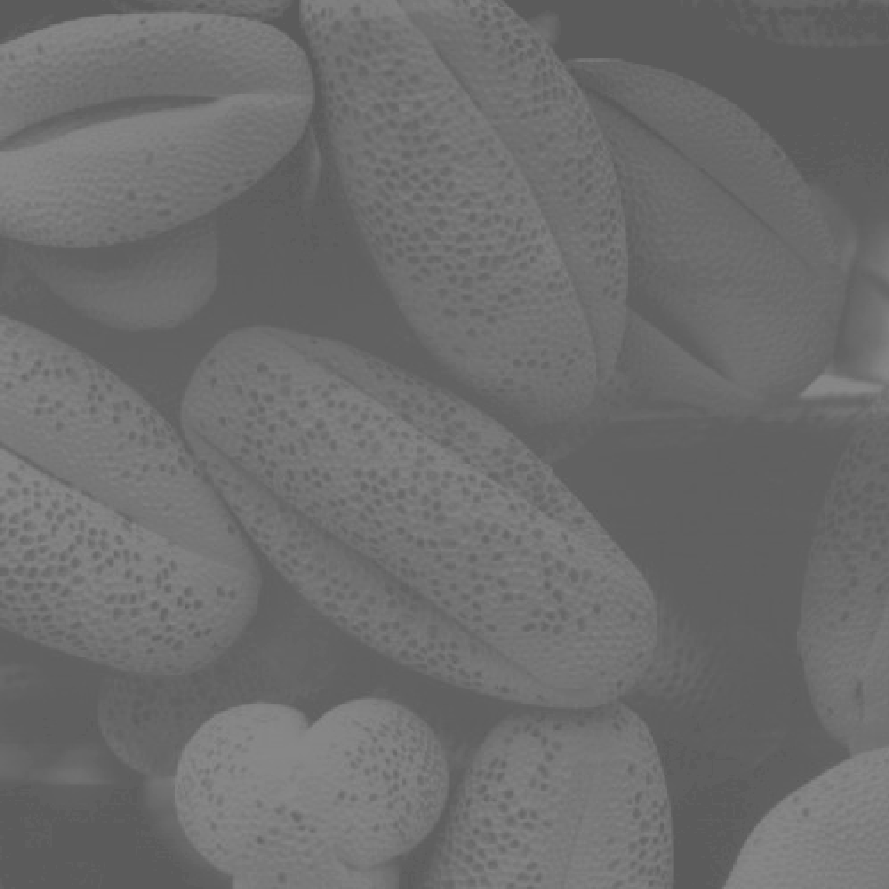
#> input picture original_image/Fig0310(b)(washed_out_pollen_image).tif, 889 x 889 px, found by its file name
$ jupyter execute test.ipynb   (shell and % lines are left out)
#> lines starting #> are read from the running program, lines starting #| are printed output that depends on the picture; after the words box and inside, x2 and y2 are one past the last pixel; in counts of white or black regions, pixels touching at a corner belong together
#> further down, original_image is the input picture: shape (889, 889); min 91, max 138, mean 109.1
[cell 1]
import numpy as np
import imageio.v2
import matplotlib.pyplot as plt

[cell 2]
def contrast_stretch(input_image):
    """
    对图像进行对比度拉伸。
    该函数将输入图像的灰度范围线性地拉伸到整个[0, 255]范围。
    这对应于书中图3.10(c)的操作，其中 (r₁, s₁) = (r_min, 0) 和 (r₂, s₂) = (r_max, L-1)。

    Args:
        input_image: 输入的灰度图像 (NumPy array)

    Returns:
        对比度拉伸后的图像 (uint8)
    """
    # 找到输入图像的最小和最大灰度级
    r_min = np.min(input_image)
#> r_min = 91
    r_max = np.max(input_image)
#> r_max = 138

    # 避免当图像所有像素值都相同时出现除以零的错误
    if r_max == r_min:
        return input_image.astype('uint8')

    # 应用对比度拉伸公式: s = (r - r_min) * (255 / (r_max - r_min))
    # 先将图像转为浮点数以保证计算精度
    input_image_float = input_image.astype(float)

    # 使用公式进行变换
    output_image = (input_image_float - r_min) * (255.0 / (r_max - r_min))
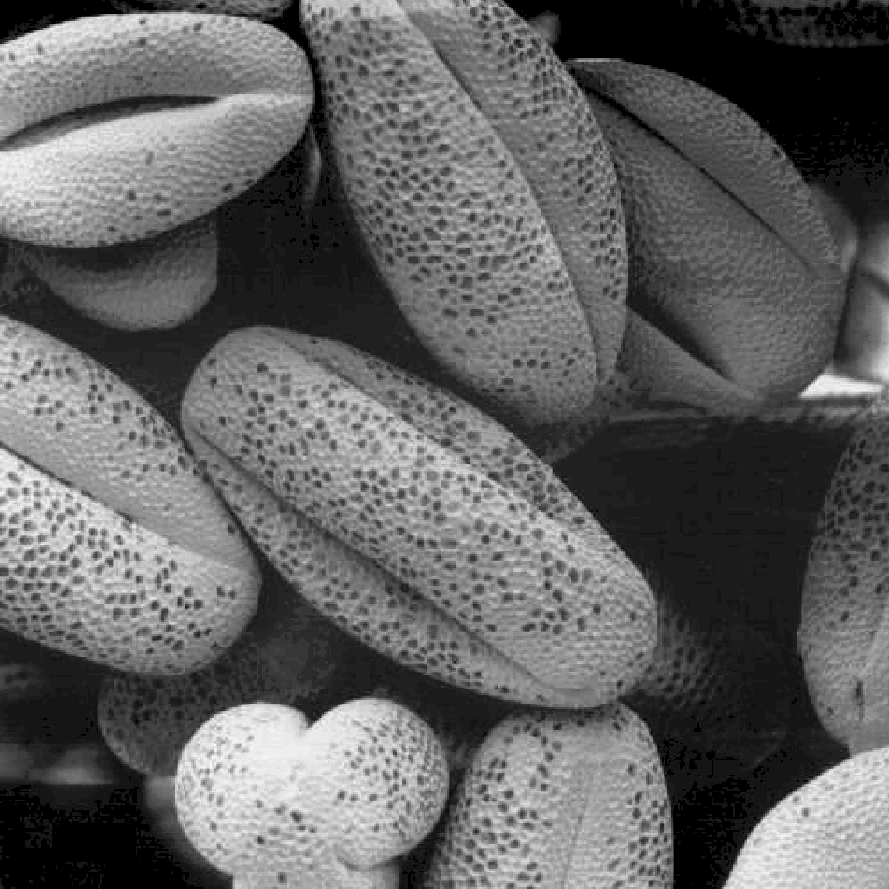
#> output_image: shape (889, 889) float64; min 0, max 255, mean 98.1

    # 将结果转换回8位无符号整数 (0-255)
    return output_image.astype('uint8')

def threshold_processing(input_image, threshold_value):
    """
    对图像进行灰度阈值处理。
    这对应于书中图3.10(d)的操作，其中 (r₁, s₁) = (m, 0) 和 (r₂, s₂) = (m, L-1)。

    Args:
        input_image: 输入的灰度图像 (NumPy array)
        threshold_value: 阈值 m

    Returns:
        阈值处理后的二值图像 (uint8)
    """
    # 创建一个与输入图像同样大小的全零(黑色)数组
    output_image = np.zeros_like(input_image)

    # 找到所有灰度值大于或等于阈值的像素，并将它们在新图像中的对应位置设为255(白色)
    output_image[input_image >= threshold_value] = 255

    return output_image.astype('uint8')

[cell 3]
# --- 主处理流程 ---

# 1. 读取图像
try:
    # 请将 'Fig0310(b)(washed_out_pollen_image).tif' 替换为你的实际文件路径
    # 教材光盘中的原图通常是 .tif 格式
    image_path = 'Fig0310(b)(washed_out_pollen_image).tif'
    original_image = imageio.v2.imread(image_path)
except FileNotFoundError:
    print(f"错误: 无法找到图像文件 '{image_path}'")
    print("请确保图像文件与您的Jupyter Notebook在同一目录下，或提供完整路径。")
    print("将创建一个随机的低对比度图像用于演示。")
    # 如果找不到文件，创建一个随机低对比度图像用于演示
    original_image = (np.random.rand(480, 480) * 60 + 90).astype('uint8')

# 2. 执行对比度拉伸 (对应图3.10(c))
stretched_image = contrast_stretch(original_image)

# 3. 执行阈值处理 (对应图3.10(d))
# 书中明确指出，m 是图像中的平均灰度级
m = int(np.mean(original_image))
#> m = 109
thresholded_image = threshold_processing(original_image, m)
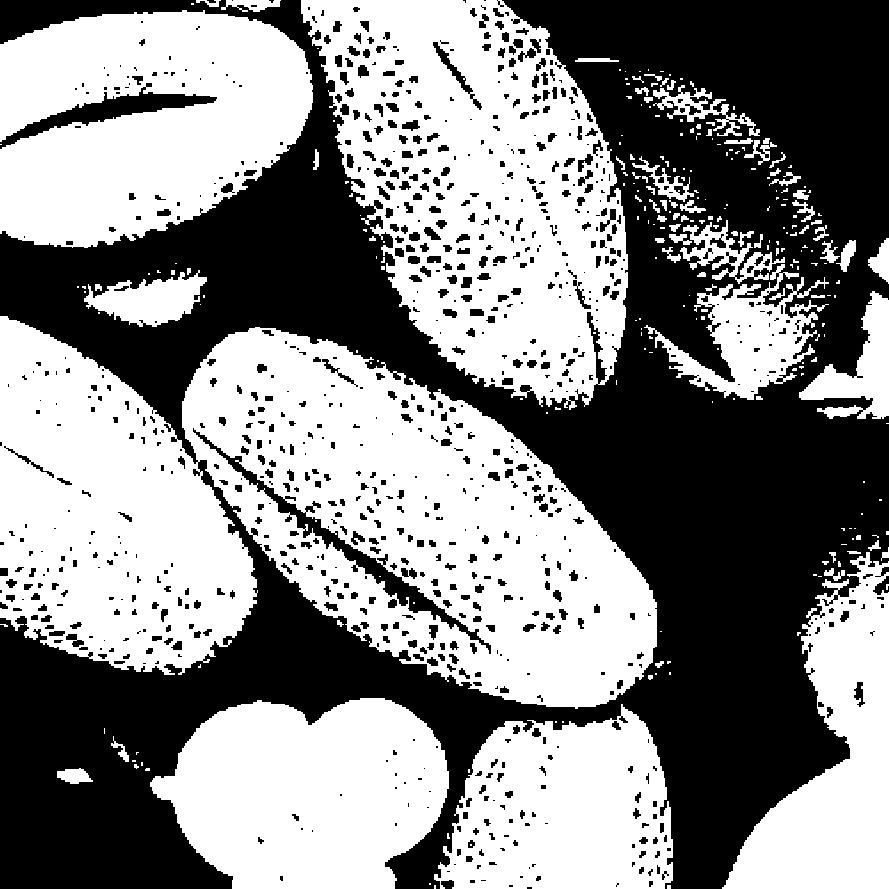
#> thresholded_image: shape (889, 889); 53.3% white; 914 black regions (397 under 20 px), largest, box (x1, y1, x2, y2) and area: (0, 0, 889, 889) 335771, (193, 428, 491, 654) 4028, (0, 83, 217, 149) 3153

print(f"原始图像灰度范围: [{np.min(original_image)}, {np.max(original_image)}]")
#| 原始图像灰度范围: [91, 138]
print(f"计算出的平均灰度级 (阈值 m): {m}")
#| 计算出的平均灰度级 (阈值 m): 109
print(f"对比度拉伸后图像灰度范围: [{np.min(stretched_image)}, {np.max(stretched_image)}]")
#| 对比度拉伸后图像灰度范围: [0, 255]

[cell 4]
# --- 显示结果 ---

# 创建一个1行3列的图床，用于并排显示三张图片
plt.figure(figsize=(18, 6))

# 显示原始图像
plt.subplot(1, 3, 1)
plt.imshow(original_image, cmap='gray', vmin=0, vmax=255)
plt.title(f'a) Original Image\n(Gray Range: [{np.min(original_image)}, {np.max(original_image)}])')
plt.axis('off')

# 显示对比度拉伸后的图像
plt.subplot(1, 3, 2)
plt.imshow(stretched_image, cmap='gray', vmin=0, vmax=255)
plt.title(f'c) Contrast Stretch Result\n(Gray Range: [{np.min(stretched_image)}, {np.max(stretched_image)}])')
plt.axis('off')

# 显示阈值处理后的图像
plt.subplot(1, 3, 3)
plt.imshow(thresholded_image, cmap='gray', vmin=0, vmax=255)
plt.title(f'd) Threshold Processing Result\n(Threshold m = {m})')
plt.axis('off')

# 调整布局并显示图像
plt.tight_layout()
plt.show()
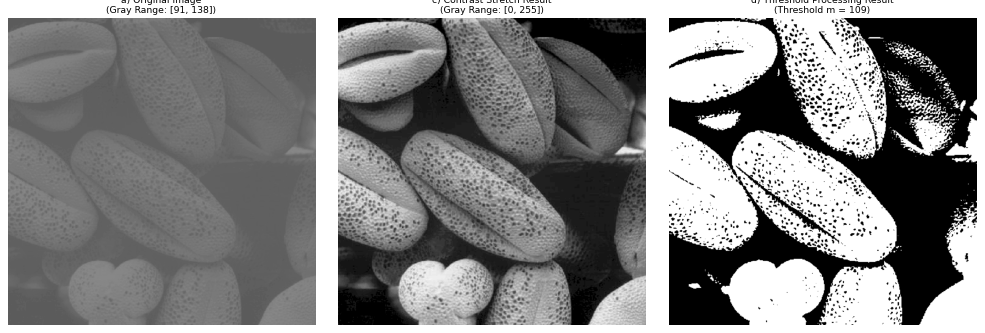
#> figure drawn by matplotlib, 3 panels

[cell 5]
import cv2
import os

[cell 6]
input_dir = "original_image"
output_dir = "output_image"
os.makedirs(output_dir, exist_ok=True)

image_filename = "Fig0905(a)(wirebond-mask).tif"
image_path = os.path.join(input_dir, image_filename)

# 2. 加载图像
binary_image = cv2.imread(image_path, cv2.IMREAD_GRAYSCALE)
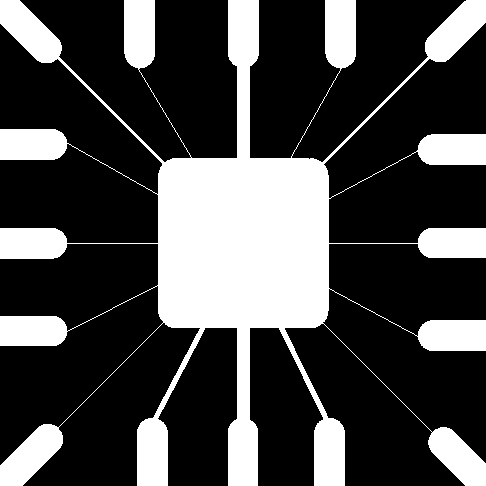
#> input picture original_image/Fig0905(a)(wirebond-mask).tif, 486 x 486 px
#> binary_image: shape (486, 486); 28.1% white; 1 white region, box (x1, y1, x2, y2) and area: (0, 0, 486, 486) 66259
cv2.resizeWindow('res', 600, 800)
cv2.imshow('res', binary_image)
cv2.waitKey(0)
